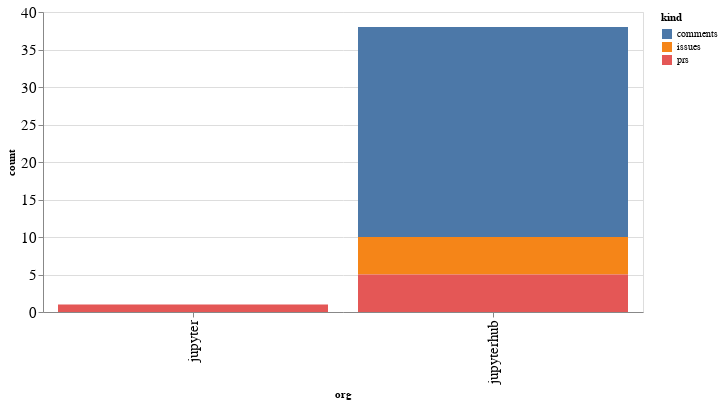

The notebook cell this image was saved under:
### Code cell
alt.Chart(org_summaries, width=600).mark_bar().encode(
    x='org',
    y='count',
    color='kind',
    tooltip="org"
)

### Figure 1 — Vega-Lite specification as saved in the notebook (floating-point values rounded to 4 significant figures)
{"config": {"axisLeft": {"labelFontSize": 15}, "axisBottom": {"labelFontSize": 15}}, "data": {"name": "data-52f03c2809058c94ab05dae171d4bd31"}, "mark": "bar", "encoding": {"color": {"type": "nominal", "field": "kind"}, "tooltip": {"type": "nominal", "field": "org"}, "x": {"type": "nominal", "field": "org"}, "y": {"type": "quantitative", "field": "count"}}, "width": 600, "$schema": "https://vega.github.io/schema/vega-lite/v4.8.1.json", "datasets": {"data-52f03c2809058c94ab05dae171d4bd31": [{"org": "jupyter", "kind": "prs", "count": 1}, {"org": "jupyterhub", "kind": "comments", "count": 28}, {"org": "jupyterhub", "kind": "issues", "count": 5}, {"org": "jupyterhub", "kind": "prs", "count": 5}]}}
